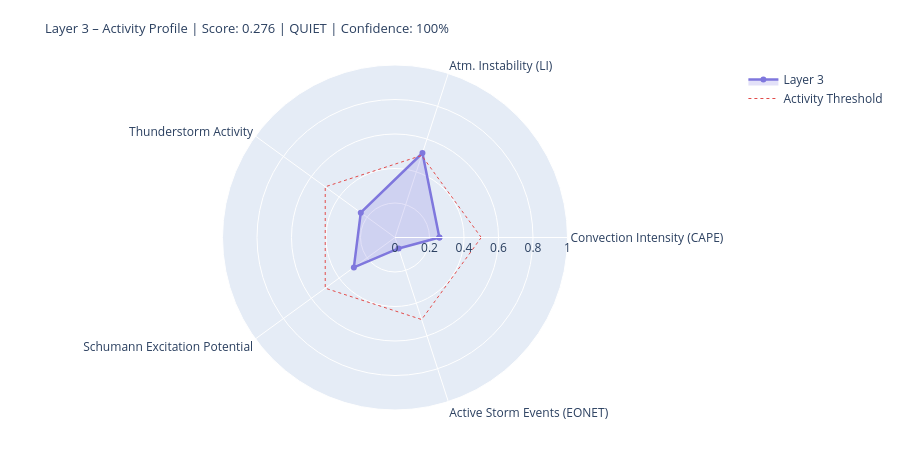

Notebook code cell kept with this figure:
### Markdown cell above
---
## 4. State Assessment & Handoff to Layer 4/5

### Code cell
# ============================================================
# LAYER-3-SCORE
# Five dynamic components
# ============================================================

def norm(v, lo, hi):
    if v is None or (isinstance(v, float) and math.isnan(v)): return None
    return round(max(0.0, min(1.0, (v - lo) / (hi - lo))), 4)

# --- 1) Convection intensity (global CAPE mean) ---
cape_mean = df_atm['cape'].dropna().mean() if not df_atm.empty else None
conv_score = norm(cape_mean, 0, 3000)
conv_src   = 'primary' if cape_mean is not None else 'missing'

# --- 2) Atmospheric instability (LI mean) ---
li_mean   = df_atm['li'].dropna().mean() if not df_atm.empty else None
# Negative LI = unstable → higher score
instab_score = norm(-li_mean if li_mean is not None else None, -6, 6)
instab_src   = 'primary' if li_mean is not None else 'missing'

# --- 3) Thunderstorm activity (mean thunder score + WMO count) ---
thunder_mean = df_atm['thunder_score'].mean() if not df_atm.empty else None
n_thunder    = int(df_atm['thunderstorm'].sum()) if not df_atm.empty else 0
thunder_score_val = norm(
    (thunder_mean or 0) * 0.7 + n_thunder * 0.1, 0, 1.0
) if thunder_mean is not None else None
thunder_src = 'primary'

# --- 4) Schumann excitation potential (weighted Schumann contribution) ---
schumann_pot = df_atm['schumann_contribution'].mean() if not df_atm.empty else None
# Boosted by Layer-2 thunderstorm trigger
if schumann_pot is not None and l2_thunder:
    schumann_pot = min(1.0, schumann_pot * 1.2)
schumann_score = norm(schumann_pot, 0, 1.0) if schumann_pot is not None else None
schumann_src   = 'derived'

# --- 5) Storm activity (NASA EONET) ---
# Distinction: None = data not loaded, 0.0 = loaded but no events
storm_score = None
storm_src   = 'missing'
if raw.get('storms') is not None:          # API reached successfully
    storm_score = norm(len(storm_events), 0, 30) if storm_events else 0.0
    storm_src   = 'primary'

# X-Ray and Kp: context only, not in dynamic score
# (X-Ray = Layer-0/4 driver; Kp = geomagnetic index, not a lightning proxy)
xray_context = None
if raw.get('xray'):
    df_xc = pd.DataFrame(raw['xray'])
    fc = next((c for c in df_xc.columns
               if any(k in c.lower() for k in ['flux','long']) and 'time' not in c.lower()),
              df_xc.columns[1])
    df_xc[fc] = pd.to_numeric(df_xc[fc], errors='coerce')
    xray_last = df_xc[fc].dropna().iloc[-1] if not df_xc[fc].dropna().empty else None
    if xray_last:
        xray_class = ('X' if xray_last>=1e-4 else 'M' if xray_last>=1e-5
                      else 'C' if xray_last>=1e-6 else 'B')
        xray_context = {'flux': float(xray_last), 'class': xray_class}
        print(f'X-Ray context: {xray_class}-class ({xray_last:.2e} W/m²)')

# --- Aggregate ---
COMPONENTS = {
    'Convection Intensity (CAPE)':  {'score': conv_score,       'source': conv_src,    'dynamic': True},
    'Atm. Instability (LI)':         {'score': instab_score,     'source': instab_src,  'dynamic': True},
    'Thunderstorm Activity':              {'score': thunder_score_val, 'source': thunder_src, 'dynamic': True},
    'Schumann Excitation Potential':   {'score': schumann_score,   'source': schumann_src,'dynamic': True},
    'Active Storm Events (EONET)': {'score': storm_score,      'source': storm_src,   'dynamic': True},
}

available   = {k: v['score'] for k, v in COMPONENTS.items() if v['score'] is not None}
unavailable = [k for k, v in COMPONENTS.items() if v['score'] is None]
layer3_score = round(sum(available.values()) / len(available), 4) if available else None
confidence   = round(len(available) / len(COMPONENTS), 2)
level = ('unknown' if layer3_score is None
         else 'quiet'   if layer3_score < 0.3
         else 'moderate' if layer3_score < 0.6
         else 'active')
dominant_l3 = max(available, key=available.get) if available else 'none'

# --- Ausgabe ---
W = 68
print('=' * W)
print('LAYER 3 – ATMOSPHERE / WEATHER / THUNDERSTORMS – STATE ASSESSMENT')
print('=' * W)
for name, comp in COMPONENTS.items():
    s = comp['score']
    if s is not None:
        bar = '█' * int(s * 20) + '░' * (20 - int(s * 20))
        print(f'  {name:<36} {bar}  {s:.3f}  [{comp["source"]}]')
    else:
        print(f'  {name:<36} {"─" * 20}  n/a   [missing]')
print('-' * W)
print(f'  Score:        {layer3_score:.3f}  ({len(available)}/{len(COMPONENTS)} components)')
print(f'  Confidence:   {confidence:.0%}')
print(f'  Level:        {level.upper()}')
print(f'  Dominant:     {dominant_l3}')
print(f'  CAPE mean:    {cape_mean:.0f} J/kg' if cape_mean else '  CAPE mean:    n/a')
print(f'  LI mean:      {li_mean:.1f} K' if li_mean is not None else '  LI mean:      n/a')
print(f'  Thunderstorms:{n_thunder} points (WMO)  +  {len(storm_events)} NASA EONET')
print('=' * W)

# Radar
cats   = list(available.keys())
vals_r = list(available.values())
if len(cats) >= 3:
    fig = go.Figure()
    fig.add_trace(go.Scatterpolar(
        r=vals_r + [vals_r[0]], theta=cats + [cats[0]],
        fill='toself', fillcolor='rgba(127,119,221,0.22)',
        line=dict(color='#7F77DD', width=2.5), name='Layer 3'
    ))
    fig.add_trace(go.Scatterpolar(
        r=[0.5] * (len(cats)+1), theta=cats + [cats[0]],
        line=dict(color='#E24B4A', dash='dot', width=1),
        mode='lines', name='Activity Threshold'
    ))
    fig.update_layout(
        title=dict(
            text=f'Layer 3 – Activity Profile | Score: {layer3_score:.3f} | {level.upper()} | Confidence: {confidence:.0%}',
            font=dict(size=13)
        ),
        polar=dict(radialaxis=dict(visible=True, range=[0, 1])),
        height=450, showlegend=True,
        margin=dict(l=60, r=60, t=65, b=40)
    )
    fig.show()

### Figure 1 — Plotly figure (JSON) as saved in the notebook; plotly's stock layout.template omitted (floating-point values rounded to 4 significant figures)
{"data": [{"fill": "toself", "fillcolor": "rgba(127,119,221,0.22)", "line": {"color": "#7F77DD", "width": 2.5}, "name": "Layer 3", "r": [0.2573, 0.515, 0.2451, 0.2948, 0.0667, 0.2573], "theta": ["Convection Intensity (CAPE)", "Atm. Instability (LI)", "Thunderstorm Activity", "Schumann Excitation Potential", "Active Storm Events (EONET)", "Convection Intensity (CAPE)"], "type": "scatterpolar"}, {"line": {"color": "#E24B4A", "dash": "dot", "width": 1}, "mode": "lines", "name": "Activity Threshold", "r": [0.5, 0.5, 0.5, 0.5, 0.5, 0.5], "theta": ["Convection Intensity (CAPE)", "Atm. Instability (LI)", "Thunderstorm Activity", "Schumann Excitation Potential", "Active Storm Events (EONET)", "Convection Intensity (CAPE)"], "type": "scatterpolar"}], "layout": {"height": 450, "margin": {"b": 40, "l": 60, "r": 60, "t": 65}, "polar": {"radialaxis": {"range": [0, 1], "visible": true}}, "showlegend": true, "title": {"font": {"size": 13}, "text": "Layer 3 – Activity Profile | Score: 0.276 | QUIET | Confidence: 100%"}}}
